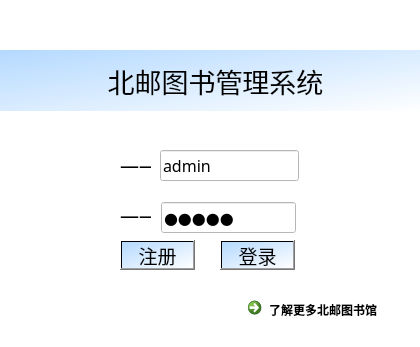
<?xml version="1.0" encoding="UTF-8"?>
<ui version="4.0">
 <class>Form</class>
 <widget class="QWidget" name="Form">
  <property name="geometry">
   <rect>
    <x>0</x>
    <y>0</y>
    <width>420</width>
    <height>347</height>
   </rect>
  </property>
  <property name="windowTitle">
   <string>Form</string>
  </property>
  <property name="styleSheet">
   <string notr="true">background-color: rgb(255, 255, 255);</string>
  </property>
  <widget class="QLabel" name="bigtitle">
   <property name="geometry">
    <rect>
     <x>0</x>
     <y>50</y>
     <width>431</width>
     <height>61</height>
    </rect>
   </property>
   <property name="font">
    <font>
     <family>华文隶书</family>
     <pointsize>20</pointsize>
     <weight>50</weight>
     <italic>false</italic>
     <bold>false</bold>
    </font>
   </property>
   <property name="styleSheet">
    <string notr="true">background-color: qlineargradient(spread:pad, x1:0, y1:0, x2:1, y2:1, stop:0 rgba(180, 217, 255, 255), stop:1 rgba(255, 255, 255, 255));
font: 20pt &quot;华文隶书&quot;;</string>
   </property>
   <property name="text">
    <string>北邮图书管理系统</string>
   </property>
   <property name="alignment">
    <set>Qt::AlignCenter</set>
   </property>
   <property name="wordWrap">
    <bool>false</bool>
   </property>
  </widget>
  <widget class="QLabel" name="background">
   <property name="geometry">
    <rect>
     <x>3</x>
     <y>1</y>
     <width>411</width>
     <height>341</height>
    </rect>
   </property>
   <property name="styleSheet">
    <string notr="true">background-image: url(:/media/img/wechat_20240525190026(3).jpg);</string>
   </property>
   <property name="text">
    <string/>
   </property>
  </widget>
  <widget class="QCommandLinkButton" name="knowBUPT">
   <property name="geometry">
    <rect>
     <x>240</x>
     <y>290</y>
     <width>161</width>
     <height>41</height>
    </rect>
   </property>
   <property name="styleSheet">
    <string notr="true">font: 8pt &quot;微软雅黑&quot;;
border-color: rgb(255, 255, 255);
background-color: rgb(255, 255, 255);</string>
   </property>
   <property name="text">
    <string>了解更多北邮图书馆</string>
   </property>
  </widget>
  <widget class="QPushButton" name="login_pushButton">
   <property name="geometry">
    <rect>
     <x>220</x>
     <y>240</y>
     <width>75</width>
     <height>30</height>
    </rect>
   </property>
   <property name="font">
    <font>
     <family>Agency FB</family>
     <pointsize>14</pointsize>
    </font>
   </property>
   <property name="styleSheet">
    <string notr="true">background-color: qlineargradient(spread:pad, x1:0, y1:0, x2:1, y2:1, stop:0 rgba(180, 217, 255, 255), stop:1 rgba(255, 255, 255, 255));</string>
   </property>
   <property name="text">
    <string>登录</string>
   </property>
  </widget>
  <widget class="QPushButton" name="register_pushButton">
   <property name="geometry">
    <rect>
     <x>120</x>
     <y>240</y>
     <width>75</width>
     <height>30</height>
    </rect>
   </property>
   <property name="font">
    <font>
     <family>Agency FB</family>
     <pointsize>14</pointsize>
    </font>
   </property>
   <property name="styleSheet">
    <string notr="true">background-color: qlineargradient(spread:pad, x1:0, y1:0, x2:1, y2:1, stop:0 rgba(180, 217, 255, 255), stop:1 rgba(255, 255, 255, 255));</string>
   </property>
   <property name="text">
    <string>注册</string>
   </property>
  </widget>
  <widget class="QLineEdit" name="password_lineEdit">
   <property name="geometry">
    <rect>
     <x>161</x>
     <y>202</y>
     <width>135</width>
     <height>31</height>
    </rect>
   </property>
   <property name="font">
    <font>
     <family>宋体</family>
     <pointsize>12</pointsize>
     <weight>50</weight>
     <italic>false</italic>
     <bold>false</bold>
    </font>
   </property>
   <property name="styleSheet">
    <string notr="true">font: 12pt &quot;宋体&quot;;</string>
   </property>
   <property name="text">
    <string>admin</string>
   </property>
   <property name="echoMode">
    <enum>QLineEdit::Password</enum>
   </property>
  </widget>
  <widget class="QLabel" name="password_picture">
   <property name="geometry">
    <rect>
     <x>120</x>
     <y>200</y>
     <width>31</width>
     <height>31</height>
    </rect>
   </property>
   <property name="font">
    <font>
     <family>Agency FB</family>
     <pointsize>14</pointsize>
    </font>
   </property>
   <property name="styleSheet">
    <string notr="true">border-image: url(:/media/img/28573c3e022bf47.jpg);</string>
   </property>
   <property name="text">
    <string>——</string>
   </property>
  </widget>
  <widget class="QLabel" name="username_picture">
   <property name="geometry">
    <rect>
     <x>120</x>
     <y>150</y>
     <width>31</width>
     <height>31</height>
    </rect>
   </property>
   <property name="font">
    <font>
     <family>Agency FB</family>
     <pointsize>14</pointsize>
    </font>
   </property>
   <property name="styleSheet">
    <string notr="true">border-image: url(:/media/img/user.jpg);</string>
   </property>
   <property name="text">
    <string>——</string>
   </property>
  </widget>
  <widget class="QLineEdit" name="username_lineEdit">
   <property name="geometry">
    <rect>
     <x>160</x>
     <y>150</y>
     <width>139</width>
     <height>31</height>
    </rect>
   </property>
   <property name="font">
    <font>
     <family>宋体</family>
     <pointsize>12</pointsize>
     <weight>50</weight>
     <italic>false</italic>
     <bold>false</bold>
    </font>
   </property>
   <property name="styleSheet">
    <string notr="true">font: 12pt &quot;宋体&quot;;</string>
   </property>
   <property name="text">
    <string>admin</string>
   </property>
  </widget>
  <zorder>background</zorder>
  <zorder>bigtitle</zorder>
  <zorder>knowBUPT</zorder>
  <zorder>login_pushButton</zorder>
  <zorder>register_pushButton</zorder>
  <zorder>password_lineEdit</zorder>
  <zorder>password_picture</zorder>
  <zorder>username_picture</zorder>
  <zorder>username_lineEdit</zorder>
 </widget>
 <resources>
  <include location="pictures.qrc"/>
 </resources>
 <connections/>
</ui>
